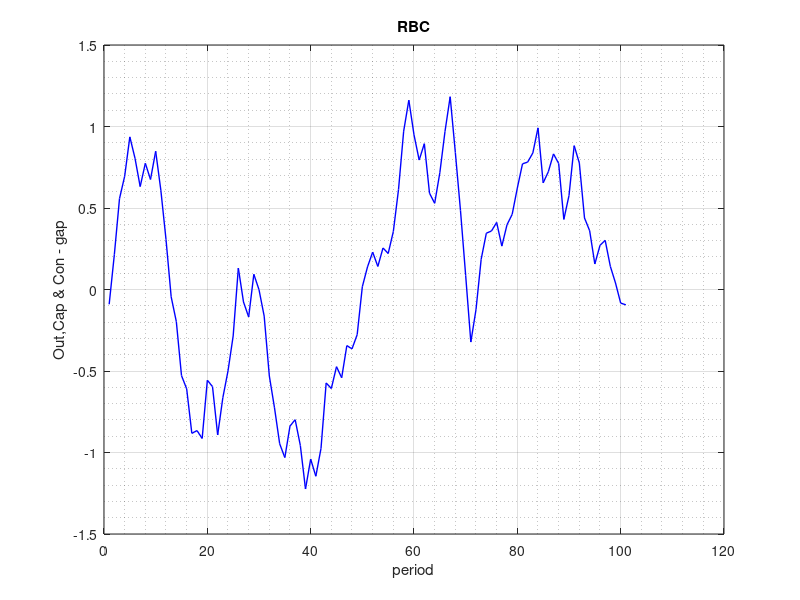

Recreate this plot in MATLAB.
%RBC_Model: Dynamics of technological shocks
%This Model for the spread of a disease is only
%dependent on the state variable I

%% Set Parameter
a=0.33
b=0.7
r=0.9 %% 
ty=101
tmax=100; % NUmber of Weeks 
dt=1; % Size of time steps in week ( Since want to get dI
        % we would cross multiply to other side
         plotchoice = 1; %
%% Initialise Vectors
t=1:dt:tmax; % time vector
tm=1:dt:ty;
Nt = length (t); % 
k= zeros(1, Nt);   % 
y= zeros(1, Nt); % 
c=zeros(1, Nt);  % 
%%X=rand(1,1000); % 1000 random number betweeen 0-1
y(1)=(1-a)*(rand-0.5)    %std(X); % Using (One-time shock) the standard deviation of the rand as shock
y(2)= (a+r)*y(1)+(1-a)*(rand-0.5) ; %%+ (1-a)*std(X) ; Here, I cut of the shock. 
c(1)= (1-a*b)*(y(1));
k(2)= a*b*(y(1));
%% Calculations : 
for it =1:Nt-1
y(it+2)= (a+r)*(y(it+1)) - a*r*(y(it)) + (1-a)*(rand-0.5) ; %% + (1-a)*std(X) - I cut of the shock here;
k(it+2) = a*b*y(it+1);
c(it+1)= (1-a*b)*(y(it+1));
end
plot(t, c, 'b' ,'LineWidth',1);
%% Plots
 switch plotchoice
    case 1
    plot(tm, y, 'b' ,'LineWidth',1); hold on;
   %% plot(tm, k, 'b' ,'LineWidth',1);
        grid on
        grid minor
        xlabel ('period')
        ylabel ('Out,Cap & Con - gap')
        title ('RBC')
 end
